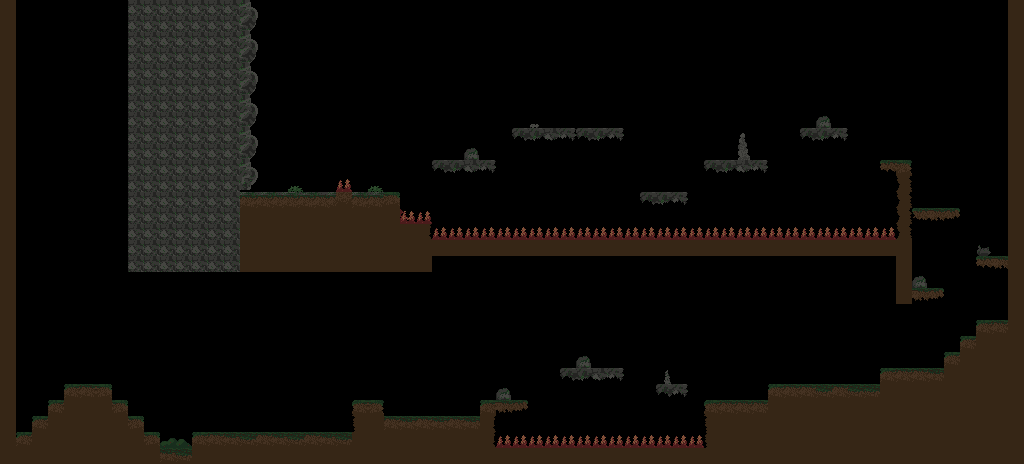

A 2D game scene composited from a Tiled map and its tileset images. What follows is a short description and the map's XML, with each tile layer's data collapsed to a summary:
An orthogonal 64x29 tile map with 16x16 px tiles, 3 tile layers (tiles, tiles2, top) and 36 objects (16x tree, 13x grass, 4x boar, entry, teleport, ...).

<map version="2017.05.26" orientation="orthogonal" renderorder="right-down" width="64" height="29" tilewidth="16" tileheight="16" nextobjectid="172">
 <tileset firstgid="1" name="tileset_new.png" tilewidth="16" tileheight="16" tilecount="744" columns="24">
  <image source="../images/tileset_new.png" width="384" height="500" />
 </tileset>
 <layer name="tiles" width="64" height="29">
  <properties>
   <property name="tileset" value="tileset_new.png" />
  </properties>
  <data>[1856 cells, 559 non-empty, 29 distinct tile ids]</data>
 </layer>
 <layer name="tiles2" width="64" height="29">
  <properties>
   <property name="tileset" value="tileset_new.png" />
  </properties>
  <data>[1856 cells, 12 non-empty, 8 distinct tile ids]</data>
 </layer>
 <layer name="top" width="64" height="29">
  <properties>
   <property name="tileset" value="tileset_new.png" />
  </properties>
  <data>[1856 cells, 27 non-empty, 8 distinct tile ids]</data>
 </layer>
 <objectgroup name="enemies">
  <object id="121" name="enemy1" type="boar" x="768" y="368" width="16" height="16">
   <properties>
    <property name="distance" value="6" />
   </properties>
  </object>
  <object id="122" name="enemy1" type="boar" x="384" y="400" width="16" height="16">
   <properties>
    <property name="distance" value="5" />
   </properties>
  </object>
  <object id="123" name="boar2" type="boar" x="208" y="416" width="16" height="16">
   <properties>
    <property name="distance" value="8" />
   </properties>
  </object>
  <object id="124" name="boar1" type="boar" x="208" y="416" width="16" height="16">
   <properties>
    <property name="distance" value="8" />
    <property name="start" value="8" />
   </properties>
  </object>
 </objectgroup>
 <objectgroup name="exits">
  <object id="111" name="entryE" type="entry" x="280" y="152" width="16" height="32">
   <properties>
    <property name="ID" value="1" />
   </properties>
  </object>
  <object id="125" name="exitCave" type="teleport" x="256" y="168" width="16" height="24">
   <properties>
    <property name="entryID" value="1" />
    <property name="level" value="stage1_gather_full.tmx" />
    <property name="type" value="enter" />
   </properties>
  </object>
 </objectgroup>
 <objectgroup name="global">
  <properties>
   <property name="background" value="background_day.png" />
   <property name="backgroundScale" value="1" />
   <property name="backgroundSizeX" value="800" />
   <property name="backgroundSizeY" value="600" />
   <property name="clouds" value="normal" />
   <property name="flocks" value="true" />
   <property name="moon" value="false" />
   <property name="parallax" value="mountain" />
   <property name="stars" value="false" />
  </properties>
 </objectgroup>
 <objectgroup color="#320a640a" name="foliage">
  <object id="143" name="grass" type="grass" x="776" y="376" width="104" height="8" />
  <object id="144" name="grass" type="grass" x="884" y="360" width="60" height="8" />
  <object id="145" name="grass" type="grass" x="912" y="280" width="32" height="8" />
  <object id="146" name="grass" type="grass" x="352" y="184" width="44" height="8" />
  <object id="147" name="grass" type="grass" x="976" y="248" width="32" height="8" />
  <object id="148" name="grass" type="grass" x="248" y="184" width="88" height="8" />
  <object id="149" name="grass" type="grass" x="880" y="152" width="28" height="8" />
  <object id="150" name="grass" type="grass" x="912" y="200" width="48" height="8" />
  <object id="151" name="grass" type="grass" x="980" y="312" width="28" height="8" />
  <object id="152" name="tree" type="tree" x="976" y="288" width="32" height="32" />
  <object id="153" name="grass" type="grass" x="196" y="424" width="156" height="8" />
  <object id="154" name="grass" type="grass" x="708" y="392" width="60" height="8" />
  <object id="155" name="grass" type="grass" x="384" y="408" width="96" height="8" />
  <object id="156" name="grass" type="grass" x="68" y="376" width="40" height="8" />
  <object id="157" name="tree" type="tree" x="928" y="192" width="16" height="16">
   <properties>
    <property name="front" value="false" />
   </properties>
  </object>
  <object id="158" name="tree" type="tree" x="880" y="336" width="32" height="32" />
  <object id="159" name="tree" type="tree" x="736" y="368" width="32" height="32" />
  <object id="160" name="tree" type="tree" x="728" y="368" width="32" height="32">
   <properties>
    <property name="front" value="true" />
   </properties>
  </object>
  <object id="161" name="tree" type="tree" x="708" y="368" width="32" height="32" />
  <object id="162" name="tree" type="tree" x="372" y="384" width="16" height="16">
   <properties>
    <property name="front" value="" />
   </properties>
  </object>
  <object id="163" name="tree" type="tree" x="352" y="384" width="16" height="16">
   <properties>
    <property name="front" value="" />
   </properties>
  </object>
  <object id="164" name="tree" type="tree" x="364" y="384" width="16" height="16">
   <properties>
    <property name="front" value="true" />
   </properties>
  </object>
  <object id="165" name="tree" type="tree" x="480" y="376" width="16" height="24">
   <properties>
    <property name="front" value="" />
   </properties>
  </object>
  <object id="166" name="tree" type="tree" x="192" y="416" width="16" height="16">
   <properties>
    <property name="front" value="" />
   </properties>
  </object>
  <object id="167" name="tree" type="tree" x="144" y="416" width="16" height="16">
   <properties>
    <property name="front" value="" />
   </properties>
  </object>
  <object id="168" name="tree" type="tree" x="128" y="400" width="16" height="16">
   <properties>
    <property name="front" value="" />
   </properties>
  </object>
  <object id="169" name="tree" type="tree" x="96" y="360" width="16" height="24">
   <properties>
    <property name="front" value="" />
   </properties>
  </object>
  <object id="170" name="tree" type="tree" x="64" y="360" width="16" height="24">
   <properties>
    <property name="front" value="" />
   </properties>
  </object>
  <object id="171" name="tree" type="tree" x="32" y="400" width="16" height="16">
   <properties>
    <property name="front" value="" />
   </properties>
  </object>
 </objectgroup>
 <objectgroup name="collectibles">
  <object id="118" name="stone" type="collectible" x="80" y="368" width="16" height="16">
   <properties>
    <property name="teleportToID" value="3" />
    <property name="teleportToLevel" value="stage1_gather_full.tmx" />
   </properties>
  </object>
 </objectgroup>
</map>
